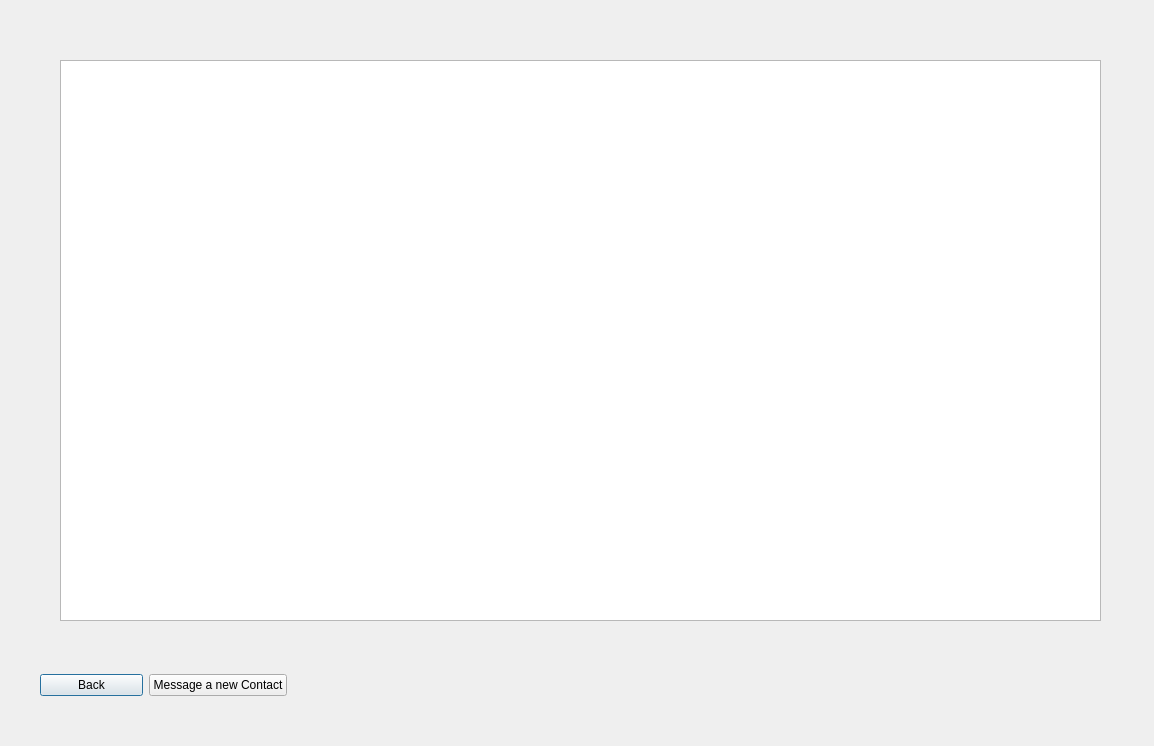
<?xml version="1.0" encoding="UTF-8"?>
<ui version="4.0">
 <class>ContactListDialog</class>
 <widget class="QDialog" name="ContactListDialog">
  <property name="geometry">
   <rect>
    <x>0</x>
    <y>0</y>
    <width>1154</width>
    <height>746</height>
   </rect>
  </property>
  <property name="sizePolicy">
   <sizepolicy hsizetype="Fixed" vsizetype="Fixed">
    <horstretch>0</horstretch>
    <verstretch>0</verstretch>
   </sizepolicy>
  </property>
  <property name="windowTitle">
   <string>My Massage Box</string>
  </property>
  <widget class="QListWidget" name="listWidget">
   <property name="geometry">
    <rect>
     <x>60</x>
     <y>60</y>
     <width>1041</width>
     <height>561</height>
    </rect>
   </property>
   <property name="sizePolicy">
    <sizepolicy hsizetype="Fixed" vsizetype="Fixed">
     <horstretch>0</horstretch>
     <verstretch>0</verstretch>
    </sizepolicy>
   </property>
  </widget>
  <widget class="QLabel" name="headingL">
   <property name="geometry">
    <rect>
     <x>30</x>
     <y>10</y>
     <width>321</width>
     <height>16</height>
    </rect>
   </property>
   <property name="text">
    <string/>
   </property>
  </widget>
  <widget class="QWidget" name="layoutWidget">
   <property name="geometry">
    <rect>
     <x>40</x>
     <y>670</y>
     <width>247</width>
     <height>30</height>
    </rect>
   </property>
   <layout class="QHBoxLayout" name="horizontalLayout">
    <item>
     <widget class="QPushButton" name="backB">
      <property name="text">
       <string>Back</string>
      </property>
     </widget>
    </item>
    <item>
     <widget class="QPushButton" name="writeB">
      <property name="text">
       <string>Message a new Contact</string>
      </property>
     </widget>
    </item>
   </layout>
  </widget>
 </widget>
 <resources/>
 <connections/>
</ui>
